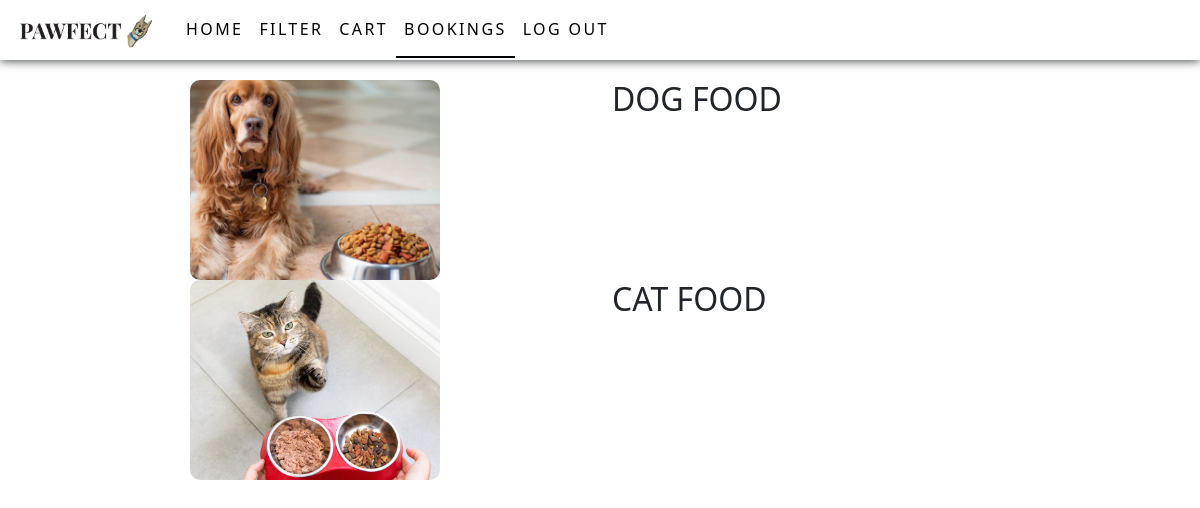
Before: /bookings (signed in) with the older database file.
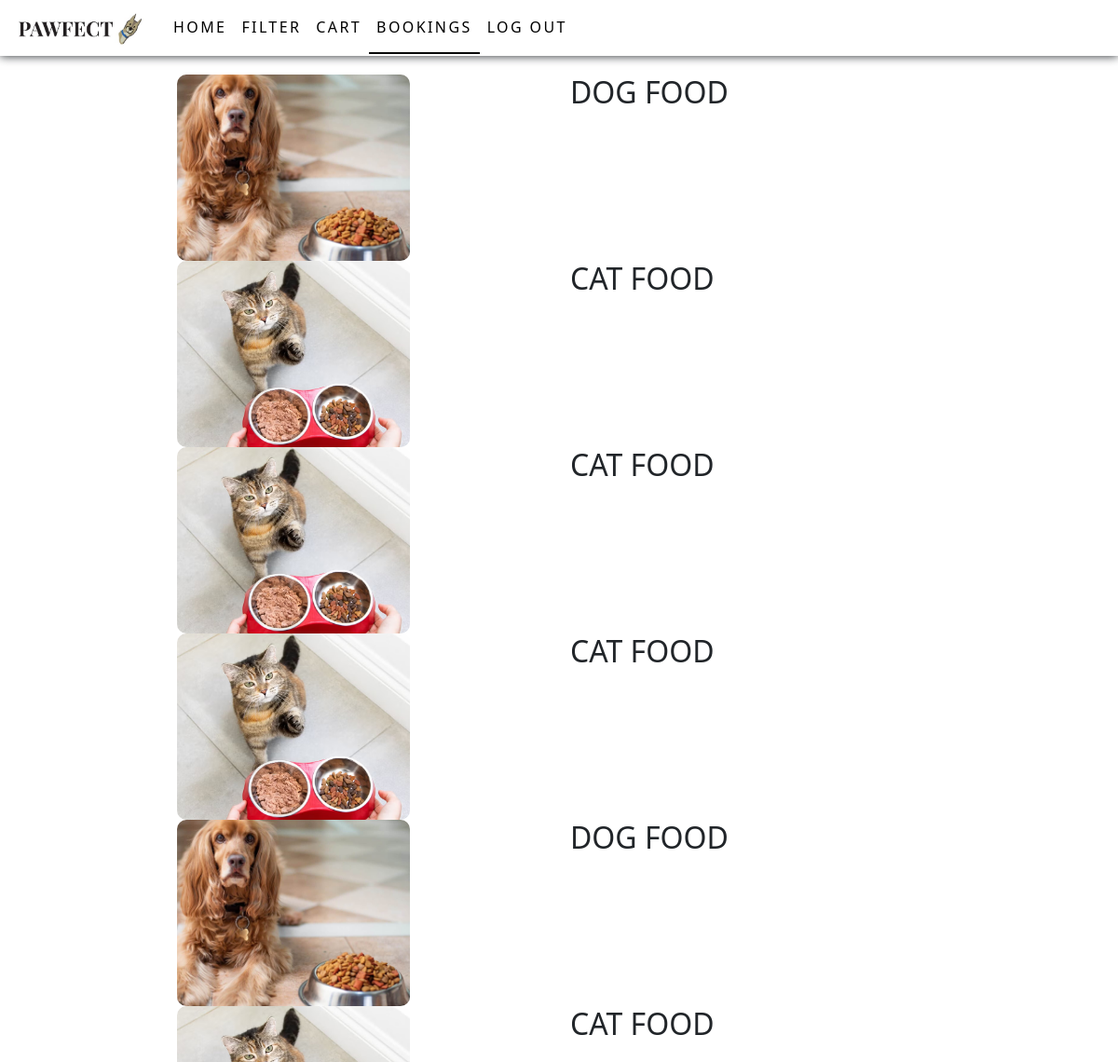
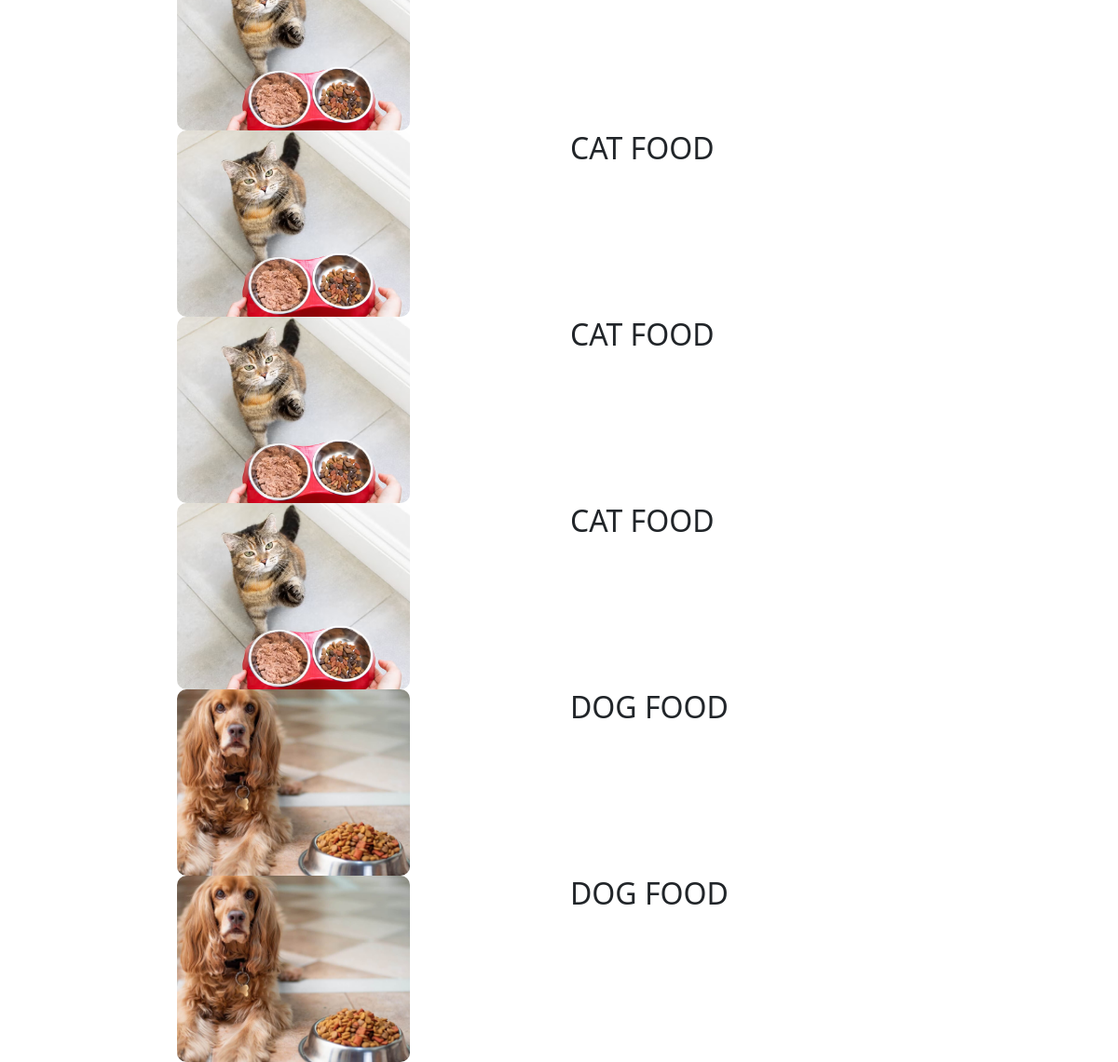
After: the same page with the newer database file (2 pictures, top to bottom).
### app/models.py (models this page shows)
class Bookings(models.Model):
    user=models.ForeignKey(User,on_delete=models.CASCADE)
    pro=models.ForeignKey(Details,on_delete=models.CASCADE)

class Details(models.Model):
    product=models.ForeignKey(Product, on_delete=models.CASCADE)
    dis=models.TextField()
    price=models.IntegerField()
    ofr_per=models.FloatField()
    ofr_price=models.FloatField()
    stock=models.IntegerField()

class Product(models.Model):
    category=models.ForeignKey(Category, on_delete=models.CASCADE)
    name=models.TextField()
    img=models.FileField()
    dis=models.TextField()

### app/views.py (the view)
# urls.py: path('bookings',views.bookings),
def bookings(req):
    if 'user' in req.session:
        user=User.objects.get(username=req.session['user'])
        data=Bookings.objects.filter(user=user)
        pet=Pet.objects.all()
        cat=Category.objects.all()
        return render(req,'user/bookings.html',{'data':data,'pet':pet,'cat':cat})
    else:
        return redirect(shop_login)

### templates/user/bookings.html (shortened to what this page needs)
<!DOCTYPE html>
<html lang="en">
<head>
    {% load static %}
    <link href="https://cdn.jsdelivr.net/npm/bootstrap@5.3.3/dist/css/bootstrap.min.css" rel="stylesheet">
    <link rel="stylesheet" href="{% static 'css/style.css' %}">
    <link rel="stylesheet" href="{% static 'css/userHome.css' %}">
</head>
<body>
    <nav class="navbar navbar-expand-sm  fixed-top">
        <div class="container-fluid">
          <a class="navbar-brand" href="#"><img src="{% static 'images/pawfectlogo.jpg'%}" alt="" width="150px"></a>
          <div class="collapse navbar-collapse" id="collapsibleNavbar">
            <ul class="navbar-nav">
              <li class="nav-item">
                <a class="nav-link" href="../user_home">HOME</a>
              </li>
              <li class="nav-item dropdown petDrop">
                <a class="nav-link " href="#" role="button" data-bs-toggle="dropdown">FILTER</a>
              </li>
              <li class="nav-item">
                <a class="nav-link "  href="../viewCart">CART</a>
              </li>
              <li class="nav-item">
                <a class="nav-link active" href="">BOOKINGS</a>
              </li>
              <li class="nav-item">
                <a class="nav-link" href="logout">Log out</a>
              </li>
            </ul>
          </div>
        </div>
      </nav>
    <div class="container">
        {% for i in data %}
        <div class="row">
            <div class="col-lg-6">
                <img class="petPhoto" src="{{i.pro.product.img.url}}" alt="" style="width: 250px;height: 200px;object-fit: cover;">
            </div>
            <div class="col-lg-6">
                <h2>{{i.pro.product.name}}</h2>
            </div>
        </div>
        {% endfor %}
    </div>
</body>
</html>

Changed rows visible on the page:
added Bookings: pro.product.img (picture), pro.product.name "CAT FOOD"
added Bookings: pro.product.img (picture), pro.product.name "CAT FOOD"
added Bookings: pro.product.img (picture), pro.product.name "DOG FOOD"
added Bookings: pro.product.img (picture), pro.product.name "CAT FOOD"
added Bookings: pro.product.img (picture), pro.product.name "CAT FOOD"
added Bookings: pro.product.img (picture), pro.product.name "CAT FOOD"
added Bookings: pro.product.img (picture), pro.product.name "CAT FOOD"
added Bookings: pro.product.img (picture), pro.product.name "DOG FOOD"
added Bookings: pro.product.img (picture), pro.product.name "DOG FOOD"
